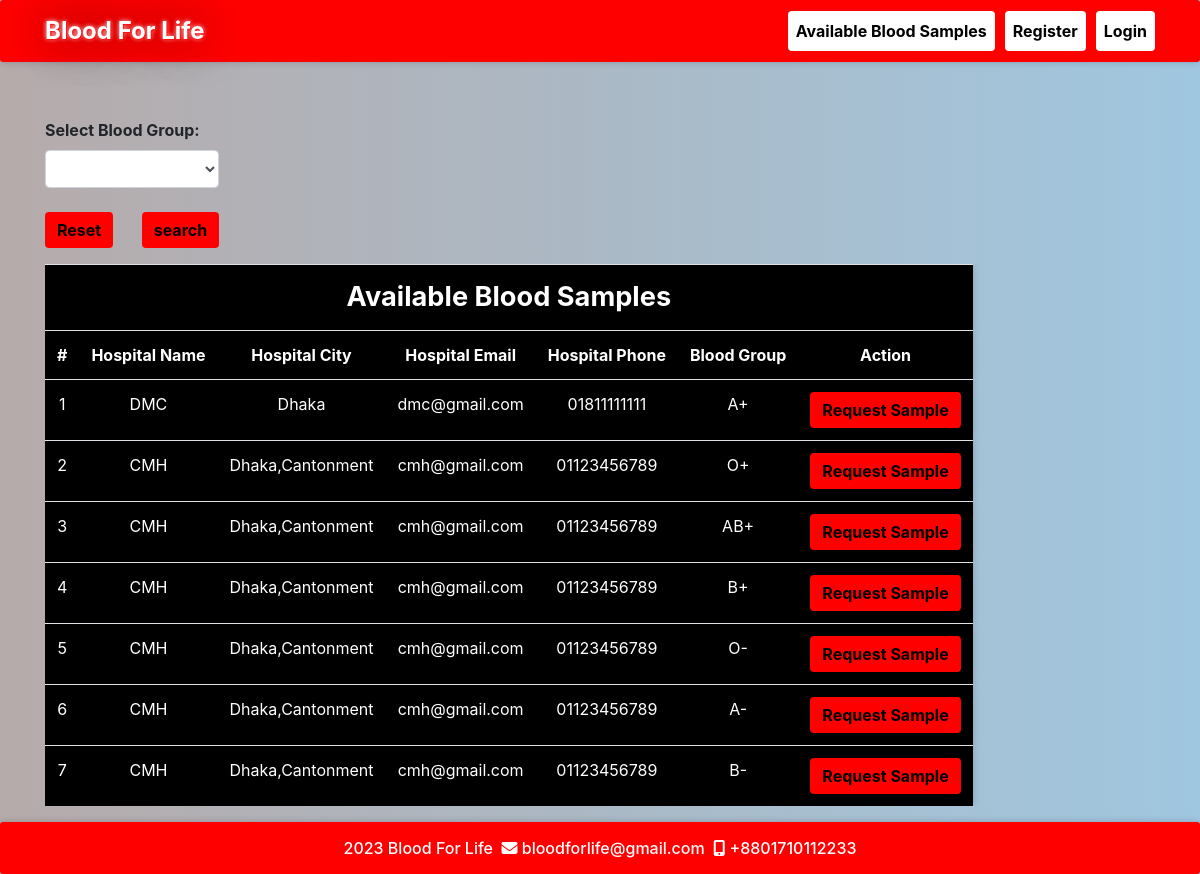
The app's page /abs.php with its own data.
### tables this page shows
CREATE TABLE `bloodinfo` (
  `bid` int(11) NOT NULL,
  `hid` int(11) NOT NULL,
  `bg` varchar(10) NOT NULL
);

CREATE TABLE `hospitals` (
  `id` int(11) NOT NULL,
  `hname` varchar(100) NOT NULL,
  `hemail` varchar(100) NOT NULL,
  `hpassword` varchar(100) NOT NULL,
  `hphone` varchar(100) NOT NULL,
  `hcity` varchar(100) NOT NULL
);

### message.php (called while the page is built, shortened)
<?php $counter=0; if(isset($_GET['msg'])) { ?>
	<div class="col-5 alert alert alert-success alert-dismissible fade show card" id="message">
		<button type="button" class="close" data-dismiss="alert" title="close">&times;</button><?php echo $_GET['msg'];?>
	</div>
<?php }?>

### abs.php (the view, shortened to what this page needs)
<?php
require 'file/connection.php';
if(isset($_GET['search'])){
    $searchKey = $_GET['search'];
    $sql = "select bloodinfo.*, hospitals.* from bloodinfo, hospitals where bloodinfo.hid=hospitals.id && bg LIKE '%$searchKey%'";
}else{
    $sql = "select bloodinfo.*, hospitals.* from bloodinfo, hospitals where bloodinfo.hid=hospitals.id";
}
$result = mysqli_query($conn, $sql);
?>
<!DOCTYPE html>
<html>
<?php require 'head.php'; ?>
<body>
    <?php require 'header.php'; ?>
    <div class="container cont">
        <?php require 'message.php'; ?>
        <div class="row col-lg-8 col-md-8 col-sm-12 mb-3">
            <form method="get" action="" style="margin-top:-20px; ">
            <label class="font-weight-bolder">Select Blood Group:</label>
               <select name="search" class="form-control">
               <option><?php echo @$_GET['search']; ?></option>
               <option value="A+">A+</option>
               </select><br>
               <a href="abs.php" class="btn btn-info mr-4"> Reset</a>
               <input type="submit" name="submit" class="btn btn-info" value="search">
           </form>
        </div>
        <table class="table table-responsive table-striped t-rounded tbl">
            <tr><th colspan="7" class="title">Available Blood Samples</th></tr>
            <tr>
                <th>#</th>
                <th>Hospital Name</th>
                <th>Hospital City</th>
                <th>Hospital Email</th>
                <th>Hospital Phone</th>
                <th>Blood Group</th>
                <th>Action</th>
            </tr>
        <?php while($row = mysqli_fetch_array($result)) { ?>
            <tr>
                <td><?php echo ++$counter;?></td>
                <td><?php echo $row['hname'];?></td>
                <td><?php echo ($row['hcity']); ?></td>
                <td><?php echo ($row['hemail']); ?></td>
                <td><?php echo ($row['hphone']); ?></td>
                <td><?php echo ($row['bg']); ?></td>
                <form action="file/request.php" method="post">
                <?php if (isset($_SESSION['hid'])) { ?>
                <td><a href="javascript:void(0);" class="btn btn-info hospital">Request Sample</a></td>
                <?php } else {(isset($_SESSION['rid']))  ?>
                <td><input type="submit" name="request" class="btn btn-info" value="Request Sample"></td>
                <?php } ?>
                </form>
            </tr>
        <?php } ?>
        </table>
    </div>
    <?php require 'footer.php' ?>
</body>

### css/style.css (style rules this page uses)
body { background-image: linear-gradient(to right, rgb(182, 171, 171), rgb(160, 199, 224)); }
.cont { padding-top: 40px; text-align: justify; font-size: 1em; }
.card ,nav, .footer,tr,video { border-radius: 3px; transition: all 200ms ease-out; box-shadow: 0px 0px 7px rgba(0, 0, 0, 0.2); }
tr,th,td { border: none; text-align: center; background-color: rgb(0, 0, 0); }
.title { font-weight: bold; font-size: 1.7em; text-transform: capitalize; text-align: center; }
form { padding-top: 20px; }
a:link { text-decoration: none; }

### css/test.css (style rules this page uses)
.table-striped { color: white; }
.btn-info { background-color: #ff0000; color: black; font-weight: 700; border: none; }

### records on screen
bloodinfo: hid.hname "DMC", hid.hcity "Dhaka", hid.hemail "dmc@gmail.com", hid.hphone "01811111111", bg "A+"
bloodinfo: hid.hname "CMH", hid.hcity "Dhaka,Cantonment", hid.hemail "cmh@gmail.com", hid.hphone "01123456789", bg "O+"
bloodinfo: hid.hname "CMH", hid.hcity "Dhaka,Cantonment", hid.hemail "cmh@gmail.com", hid.hphone "01123456789", bg "AB+"
bloodinfo: hid.hname "CMH", hid.hcity "Dhaka,Cantonment", hid.hemail "cmh@gmail.com", hid.hphone "01123456789", bg "B+"
bloodinfo: hid.hname "CMH", hid.hcity "Dhaka,Cantonment", hid.hemail "cmh@gmail.com", hid.hphone "01123456789", bg "O-"
bloodinfo: hid.hname "CMH", hid.hcity "Dhaka,Cantonment", hid.hemail "cmh@gmail.com", hid.hphone "01123456789", bg "A-"
bloodinfo: hid.hname "CMH", hid.hcity "Dhaka,Cantonment", hid.hemail "cmh@gmail.com", hid.hphone "01123456789", bg "B-"
